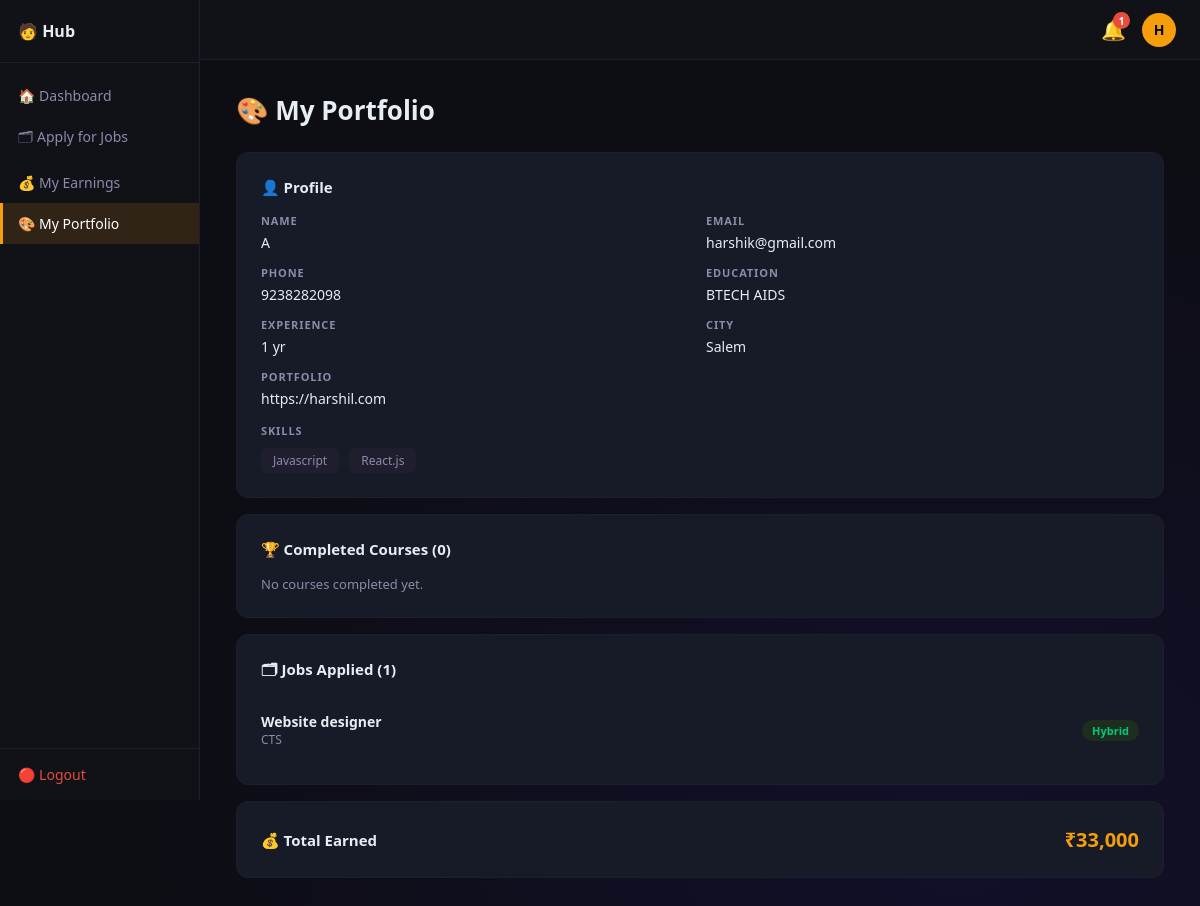
The app's page /freelancer/my_portfolio.php (signed in) with its own data.
### tables this page shows
CREATE TABLE `freelancers` (
  `id` int NOT NULL AUTO_INCREMENT,
  `username` varchar(100) NOT NULL,
  `email` varchar(150) NOT NULL,
  `phone` varchar(20) DEFAULT NULL,
  `password` varchar(255) NOT NULL,
  `full_name` varchar(200) DEFAULT NULL,
  `skills` text,
  `bio` text,
  `portfolio` varchar(200) DEFAULT NULL,
  `education` varchar(200) DEFAULT NULL,
  `experience` varchar(100) DEFAULT NULL,
  `city` varchar(100) DEFAULT NULL,
  `portfolio_url` varchar(300) DEFAULT NULL,
  `status` enum('pending','approved','rejected') DEFAULT 'pending',
  `created_at` datetime DEFAULT CURRENT_TIMESTAMP,
  PRIMARY KEY (`id`),
  UNIQUE KEY `username` (`username`),
  UNIQUE KEY `email` (`email`)
);

CREATE TABLE `applications` (
  `id` int NOT NULL AUTO_INCREMENT,
  `job_id` int NOT NULL,
  `freelancer_id` int NOT NULL,
  `full_name` varchar(200) DEFAULT NULL,
  `email` varchar(150) DEFAULT NULL,
  `phone` varchar(20) DEFAULT NULL,
  `education` varchar(200) DEFAULT NULL,
  `portfolio` varchar(300) DEFAULT NULL,
  `resume_filename` varchar(200) DEFAULT NULL,
  `skills` text,
  `cover_letter` text,
  `status` enum('pending','accepted','rejected') DEFAULT 'pending',
  `applied_at` datetime DEFAULT CURRENT_TIMESTAMP,
  PRIMARY KEY (`id`),
  UNIQUE KEY `unique_application` (`job_id`,`freelancer_id`),
  KEY `freelancer_id` (`freelancer_id`),
  CONSTRAINT `applications_ibfk_1` FOREIGN KEY (`job_id`) REFERENCES `jobs` (`id`) ON DELETE CASCADE,
  CONSTRAINT `applications_ibfk_2` FOREIGN KEY (`freelancer_id`) REFERENCES `freelancers` (`id`) ON DELETE CASCADE
);

CREATE TABLE `jobs` (
  `id` int NOT NULL AUTO_INCREMENT,
  `client_id` int NOT NULL,
  `title` varchar(200) NOT NULL,
  `company_name` varchar(200) DEFAULT NULL,
  `start_date` date DEFAULT NULL,
  `end_date` date DEFAULT NULL,
  `salary` decimal(12,2) DEFAULT '0.00',
  `work_mode` enum('Remote','Hybrid','On-site') DEFAULT 'Remote',
  `skills` text,
  `description` text,
  `status` enum('open','closed') DEFAULT 'open',
  `created_at` datetime DEFAULT CURRENT_TIMESTAMP,
  PRIMARY KEY (`id`),
  KEY `client_id` (`client_id`),
  CONSTRAINT `jobs_ibfk_1` FOREIGN KEY (`client_id`) REFERENCES `clients` (`id`) ON DELETE CASCADE
);

CREATE TABLE `clients` (
  `id` int NOT NULL AUTO_INCREMENT,
  `username` varchar(100) NOT NULL,
  `email` varchar(150) NOT NULL,
  `phone` varchar(20) DEFAULT NULL,
  `password` varchar(255) NOT NULL,
  `company_name` varchar(200) DEFAULT NULL,
  `industry` varchar(100) DEFAULT NULL,
  `gst_number` varchar(50) DEFAULT NULL,
  `cin_number` varchar(50) DEFAULT NULL,
  `website` varchar(200) DEFAULT NULL,
  `founded_year` varchar(10) DEFAULT NULL,
  `company_size` varchar(50) DEFAULT NULL,
  `city` varchar(100) DEFAULT NULL,
  `status` enum('pending','approved','rejected') DEFAULT 'pending',
  `created_at` datetime DEFAULT CURRENT_TIMESTAMP,
  PRIMARY KEY (`id`),
  UNIQUE KEY `username` (`username`),
  UNIQUE KEY `email` (`email`)
);

### freelancer/auth.php (called while the page is built, shortened)
<?php
require_once '../db.php';
$fl_id   = $_SESSION['freelancer_id'];
$fl_stmt = $pdo->prepare("SELECT * FROM freelancers WHERE id=?");
$fl_stmt->execute([$fl_id]);
$fl_profile = $fl_stmt->fetch();
?>

### freelancer/my_portfolio.php (the view, shortened to what this page needs)
<?php
require_once 'auth.php';
require_once 'layout.php';
$comp_stmt = $pdo->prepare("
    SELECT c.* FROM course_progress cp
    JOIN courses c ON cp.course_id=c.id
    WHERE cp.freelancer_id=? AND cp.status='completed'
");
$comp_stmt->execute([$fl_id]);
$completed_courses = $comp_stmt->fetchAll();
$apps_stmt = $pdo->prepare("
    SELECT a.*, j.title AS job_title, j.work_mode, c.company_name
    FROM applications a
    JOIN jobs j ON a.job_id=j.id
    JOIN clients c ON j.client_id=c.id
    WHERE a.freelancer_id=?
    ORDER BY a.applied_at DESC
");
$apps_stmt->execute([$fl_id]);
$applications = $apps_stmt->fetchAll();
$total_earned = $pdo->prepare("SELECT COALESCE(SUM(amount),0) FROM payments WHERE freelancer_id=?");
$total_earned->execute([$fl_id]); $total_earned = $total_earned->fetchColumn();
$skills = array_filter(array_map('trim', explode(',', $fl_profile['skills'] ?? '')));
?>
<!DOCTYPE html>
<html lang="en">
<head>
</head>
<body>
<div class="main">
    <h1>🎨 My Portfolio</h1>
    <div class="card">
        <div class="section-title">👤 Profile</div>
        <div class="profile-grid">
            <div class="profile-item"><label>Name</label><span class="val"><?= htmlspecialchars($fl_profile['full_name'] ?? $fl_name) ?></span></div>
            <div class="profile-item"><label>Email</label><span class="val"><?= htmlspecialchars($fl_profile['email'] ?? '') ?></span></div>
            <div class="profile-item"><label>Phone</label><span class="val"><?= htmlspecialchars($fl_profile['phone'] ?? '-') ?></span></div>
            <div class="profile-item"><label>Education</label><span class="val"><?= htmlspecialchars($fl_profile['education'] ?? '-') ?></span></div>
            <div class="profile-item"><label>Experience</label><span class="val"><?= htmlspecialchars($fl_profile['experience'] ?? '-') ?></span></div>
            <div class="profile-item"><label>City</label><span class="val"><?= htmlspecialchars($fl_profile['city'] ?? '-') ?></span></div>
            <div class="profile-item"><label>Portfolio</label><span class="val"><?= htmlspecialchars($fl_profile['portfolio_url'] ?? '-') ?></span></div>
        </div>
        <?php if (!empty($skills)): ?>
        <div style="margin-top:14px">
            <label style="font-size:11px;font-weight:600;letter-spacing:.08em;color:#8b8baa;text-transform:uppercase;display:block;margin-bottom:6px">Skills</label>
            <?php foreach ($skills as $s): ?>
                <span class="skill-tag"><?= htmlspecialchars($s) ?></span>
            <?php endforeach; ?>
        </div>
        <?php endif; ?>
    </div>
    <div class="card">
        <div class="section-title">🏆 Completed Courses (<?= count($completed_courses) ?>)</div>
        <?php if (empty($completed_courses)): ?>
            <p class="empty">No courses completed yet.</p>
        <?php endif; ?>
    </div>
    <div class="card">
        <div class="section-title">🗂 Jobs Applied (<?= count($applications) ?>)</div>
        <?php if (empty($applications)): ?>
            <p class="empty">No applications yet.</p>
        <?php else: ?>
            <?php foreach ($applications as $app): ?>
            <div class="app-row">
                <div>
                    <div class="app-title"><?= htmlspecialchars($app['job_title']) ?></div>
                    <div class="app-company"><?= htmlspecialchars($app['company_name']) ?></div>
                </div>
                <span class="mode-badge mode-<?= str_replace('-','',$app['work_mode']) ?>"><?= $app['work_mode'] ?></span>
            </div>
            <?php endforeach; ?>
        <?php endif; ?>
    </div>
    <div class="card">
        <div class="earned-row">
            <div class="earned-label">💰 Total Earned</div>
            <div class="earned-val">₹<?= number_format($total_earned) ?></div>
        </div>
    </div>
</div>
</body>
</html>

### freelancer/my_portfolio.php (style rules this page uses)
h1 { font-size:26px;font-weight:700;margin-bottom:24px;display:flex;align-items:center;gap:10px }
.card { background:#161b27;border:1px solid #1e1e2e;border-radius:12px;padding:24px;margin-bottom:16px }
.section-title { font-size:15px;font-weight:700;margin-bottom:16px;display:flex;align-items:center;gap:8px }
.profile-grid { display:grid;grid-template-columns:1fr 1fr;gap:12px }
.profile-item label { font-size:11px;font-weight:600;letter-spacing:.08em;color:#8b8baa;text-transform:uppercase;display:block;margin-bottom:3px }
.profile-item value,.profile-item .val { font-size:14px;color:#e6edf3 }
.skill-tag { background:#1e1e2e;color:#8b8baa;padding:4px 12px;border-radius:6px;font-size:12px;display:inline-block;margin-right:6px;margin-top:4px }
.app-row { display:flex;justify-content:space-between;align-items:center;padding:12px 0;border-bottom:1px solid #1e1e2e }
.app-row:last-child { border-bottom:none }
.app-title { font-size:14px;font-weight:600 }
.app-company { font-size:12px;color:#8b8baa }
.mode-badge { padding:3px 10px;border-radius:20px;font-size:11px;font-weight:600 }
.mode-Hybrid { background:#1e2e1e;color:#00c97a }
.earned-row { display:flex;justify-content:space-between;align-items:center }
.earned-label { font-size:15px;font-weight:700;display:flex;align-items:center;gap:8px }
.earned-val { font-size:20px;font-weight:700;color:#f59e0b }
.empty { color:#8b8baa;font-size:13px }

### freelancer/layout.php (style rules this page uses)
* { margin:0;padding:0;box-sizing:border-box }
body { background:#0d0d14;color:#e6edf3;font-family:'Segoe UI',sans-serif;display:flex;min-height:100vh;background:radial-gradient(ellipse at 80% 90%,#12102a 0%,#0d0d14 60%) }
.main { margin-left:200px;flex:1;padding:32px 36px;margin-top:60px }

### records on screen
freelancers: full_name "A", email "harshik@gmail.com", phone "9238282098", education "BTECH AIDS", experience "1 yr", city "Salem", portfolio_url "https://harshil.com", skills "Javascript", skills "React.js"
applications: job.title "Website designer", clients.company_name "CTS", job.work_mode "Hybrid"

### other values on screen
$notif_count "1"
substr($fl_user, 0, 1) "H"
count($completed_courses) "0"
count($applications) "1"
$total_earned "33,000"
